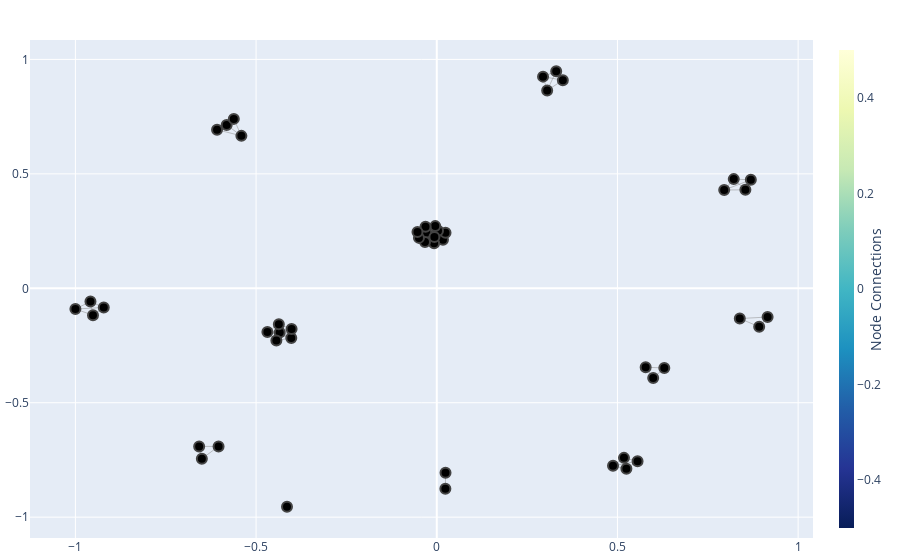

Notebook code cell kept with this figure:
### Code cell
plot_graph(G.subgraph(sorted(nx.connected_components(sub_G), key = len, reverse=True)[0]))

### Figure 1 — Plotly figure (JSON) as saved in the notebook; plotly's stock layout.template omitted (floating-point values rounded to 4 significant figures; data arrays with more than 128 entries replaced by an {"elided": "..."} marker saying what was removed)
{"data": [{"hoverinfo": "none", "line": {"color": "#888", "width": 0.5}, "mode": "lines", "type": "scatter", "x": {"elided": "330 float values"}, "y": {"elided": "330 float values"}}, {"hoverinfo": "text", "marker": {"color": [], "colorbar": {"thickness": 15, "title": {"side": "right", "text": "Node Connections"}, "xanchor": "left"}, "colorscale": [[0, "rgb(255,255,217)"], [0.125, "rgb(237,248,177)"], [0.25, "rgb(199,233,180)"], [0.375, "rgb(127,205,187)"], [0.5, "rgb(65,182,196)"], [0.625, "rgb(29,145,192)"], [0.75, "rgb(34,94,168)"], [0.875, "rgb(37,52,148)"], [1, "rgb(8,29,88)"]], "line": {"width": 2}, "reversescale": true, "showscale": true, "size": 10}, "mode": "markers", "text": ["{'work': 69.0, 'school': 23.0, 'home': 20.0, 'age': 27.0, 'private_healthcare': True, 'home_id': '00200826'}", "{'work': 27.0, 'school': nan, 'home': 20.0, 'age': 27.0, 'private_healthcare': False, 'home_id': '00201025'}", "{'work': nan, 'school': 18.0, 'home': 20.0, 'age': 5.0, 'private_healthcare': True, 'home_id': '00200936'}", "{'work': nan, 'school': 18.0, 'home': 20.0, 'age': 5.0, 'private_healthcare': True, 'home_id': '00200050'}", "{'work': nan, 'school': nan, 'home': 20.0, 'age': 18.0, 'private_healthcare': True, 'home_id': '00201800'}", "{'work': nan, 'school': nan, 'home': 20.0, 'age': 44.0, 'private_healthcare': False, 'home_id': '00201814'}", "{'work': nan, 'school': nan, 'home': 20.0, 'age': 37.0, 'private_healthcare': True, 'home_id': '00201800'}", "{'work': nan, 'school': 22.0, 'home': 20.0, 'age': 3.0, 'private_healthcare': True, 'home_id': '00201800'}", "{'work': 8.0, 'school': nan, 'home': 20.0, 'age': 21.0, 'private_healthcare': True, 'home_id': '00200642'}", "{'work': 3.0, 'school': nan, 'home': 20.0, 'age': 39.0, 'private_healthcare': True, 'home_id': '00200936'}", "{'work': 20.0, 'school': nan, 'home': 20.0, 'age': 29.0, 'private_healthcare': True, 'home_id': '00200642'}", "{'work': nan, 'school': 20.0, 'home': 20.0, 'age': 13.0, 'private_healthcare': True, 'home_id': '00201800'}", "{'work': nan, 'school': nan, 'home': 20.0, 'age': 42.0, 'private_healthcare': False, 'home_id': '00200332'}", "{'work': nan, 'school': 22.0, 'home': 20.0, 'age': 4.0, 'private_healthcare': True, 'home_id': '00201800'}", "{'work': 242.0, 'school': nan, 'home': 20.0, 'age': 56.0, 'private_healthcare': True, 'home_id': '00200014'}", "{'work': 167.0, 'school': nan, 'home': 20.0, 'age': 46.0, 'private_healthcare': True, 'home_id': '00201779'}", "{'work': nan, 'school': 20.0, 'home': 20.0, 'age': 3.0, 'private_healthcare': True, 'home_id': '00200642'}", "{'work': nan, 'school': 20.0, 'home': 20.0, 'age': 12.0, 'private_healthcare': False, 'home_id': '00200332'}", "{'work': nan, 'school': nan, 'home': 20.0, 'age': 47.0, 'private_healthcare': True, 'home_id': '00200642'}", "{'work': 20.0, 'school': nan, 'home': 20.0, 'age': 39.0, 'private_healthcare': False, 'home_id': '00200314'}", "{'work': 20.0, 'school': nan, 'home': 20.0, 'age': 65.0, 'private_healthcare': True, 'home_id': '00200014'}", "{'work': nan, 'school': 18.0, 'home': 20.0, 'age': 7.0, 'private_healthcare': True, 'home_id': '00200050'}", "{'work': nan, 'school': 19.0, 'home': 20.0, 'age': 11.0, 'private_healthcare': False, 'home_id': '00200910'}", "{'work': nan, 'school': nan, 'home': 20.0, 'age': 71.0, 'private_healthcare': False, 'home_id': '00201814'}", "{'work': 20.0, 'school': 23.0, 'home': 20.0, 'age': 35.0, 'private_healthcare': True, 'home_id': '00200014'}", "{'work': nan, 'school': 20.0, 'home': 20.0, 'age': 5.0, 'private_healthcare': False, 'home_id': '00200332'}", "{'work': 223.0, 'school': 169.0, 'home': 20.0, 'age': 43.0, 'private_healthcare': False, 'home_id': '00200332'}", "{'work': nan, 'school': nan, 'home': 20.0, 'age': 71.0, 'private_healthcare': True, 'home_id': '00201800'}", "{'work': nan, 'school': 23.0, 'home': 20.0, 'age': 12.0, 'private_healthcare': True, 'home_id': '00201779'}", "{'work': nan, 'school': 18.0, 'home': 20.0, 'age': 16.0, 'private_healthcare': False, 'home_id': '00201814'}", "{'work': 23.0, 'school': nan, 'home': 20.0, 'age': 49.0, 'private_healthcare': True, 'home_id': '00201779'}", "{'work': nan, 'school': 19.0, 'home': 20.0, 'age': 5.0, 'private_healthcare': True, 'home_id': '00201800'}", "{'work': 83.0, 'school': nan, 'home': 20.0, 'age': 57.0, 'private_healthcare': False, 'home_id': '00200910'}", "{'work': nan, 'school': nan, 'home': 20.0, 'age': 42.0, 'private_healthcare': True, 'home_id': '00201800'}", "{'work': nan, 'school': 20.0, 'home': 20.0, 'age': 3.0, 'private_healthcare': True, 'home_id': '00200936'}", "{'work': 19.0, 'school': nan, 'home': 20.0, 'age': 25.0, 'private_healthcare': True, 'home_id': '00200642'}", "{'work': 2.0, 'school': nan, 'home': 20.0, 'age': 36.0, 'private_healthcare': True, 'home_id': '00200050'}", "{'work': 2.0, 'school': nan, 'home': 20.0, 'age': 24.0, 'private_healthcare': True, 'home_id': '00201800'}", "{'work': nan, 'school': 23.0, 'home': 20.0, 'age': 7.0, 'private_healthcare': True, 'home_id': '00201779'}", "{'work': 49.0, 'school': nan, 'home': 20.0, 'age': 41.0, 'private_healthcare': True, 'home_id': '00200014'}", "{'work': nan, 'school': nan, 'home': 20.0, 'age': 26.0, 'private_healthcare': True, 'home_id': '00200826'}", "{'work': 1.0, 'school': nan, 'home': 20.0, 'age': 42.0, 'private_healthcare': True, 'home_id': '00200936'}", "{'work': 1.0, 'school': nan, 'home': 20.0, 'age': 57.0, 'private_healthcare': True, 'home_id': '00200826'}", "{'work': 20.0, 'school': nan, 'home': 20.0, 'age': 39.0, 'private_healthcare': True, 'home_id': '00200050'}", "{'work': nan, 'school': 341.0, 'home': 20.0, 'age': 18.0, 'private_healthcare': True, 'home_id': '00201800'}", "{'work': nan, 'school': 24.0, 'home': 20.0, 'age': 9.0, 'private_healthcare': True, 'home_id': '00201800'}", "{'work': nan, 'school': 247.0, 'home': 20.0, 'age': 13.0, 'private_healthcare': False, 'home_id': '00200910'}", "{'work': 20.0, 'school': nan, 'home': 20.0, 'age': 31.0, 'private_healthcare': False, 'home_id': '00201025'}", "{'work': 21.0, 'school': nan, 'home': 20.0, 'age': 23.0, 'private_healthcare': True, 'home_id': '00200642'}"], "type": "scatter", "x": [-0.6576, 0.0238, 0.8691, 0.4877, -0.02892, 0.8922, 0.01714, 0.0242, -0.4026, 0.8218, -0.4347, -0.007375, -0.608, -0.03259, 0.3055, -0.9215, -0.4018, -0.5407, -0.4371, -0.4145, 0.3305, 0.5247, 0.5989, 0.9155, 0.3488, -0.5814, -0.5616, 0.003488, -0.9583, 0.8385, -1.0, -0.006543, 0.6296, -0.0493, 0.7954, -0.4439, 0.5557, -0.004245, -0.9513, 0.2941, -0.6038, 0.854, -0.6501, 0.518, -0.03114, -0.05334, 0.578, 0.02422, -0.4687], "y": [-0.6908, -0.876, 0.4739, -0.7758, 0.2422, -0.1681, 0.2123, 0.2423, -0.217, 0.477, -0.1935, 0.1969, 0.693, 0.2023, 0.8644, -0.08402, -0.1782, 0.666, -0.1571, -0.9549, 0.9488, -0.7883, -0.3923, -0.1256, 0.9092, 0.7137, 0.7402, 0.251, -0.05795, -0.1323, -0.09047, 0.2239, -0.3479, 0.2203, 0.4295, -0.2284, -0.7553, 0.2716, -0.1175, 0.9248, -0.6908, 0.4303, -0.7443, -0.7409, 0.2693, 0.246, -0.3451, -0.8058, -0.1906]}], "layout": {"hovermode": "closest", "margin": {"b": 20, "l": 5, "r": 5, "t": 40}, "showlegend": false}}
